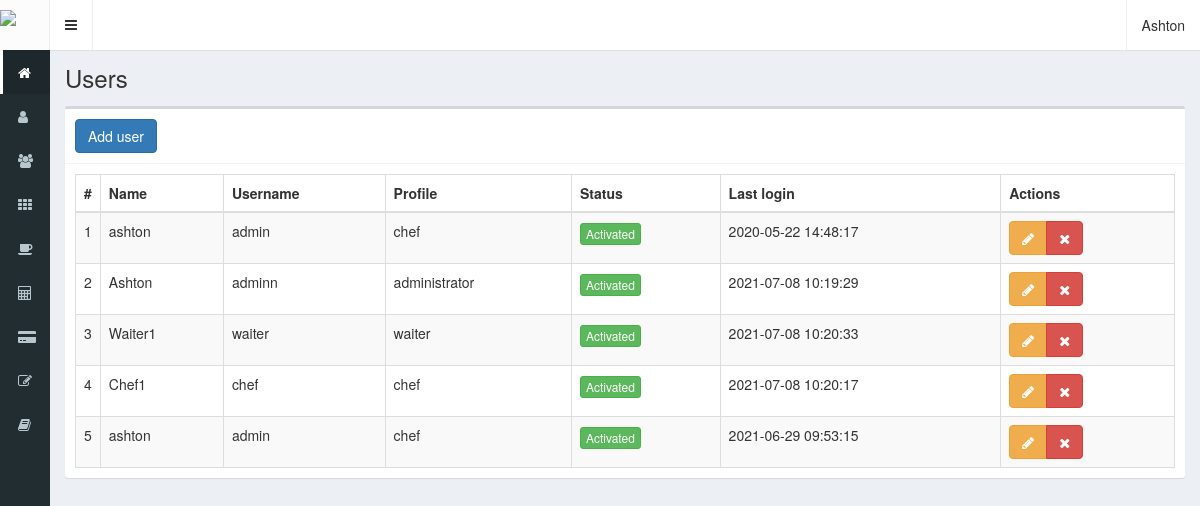
Screenshot of /users (signed in) with the database file from the repository.
### tables this page shows
CREATE TABLE `users` (
  `id` int NOT NULL,
  `name` text NOT NULL,
  `user` text NOT NULL,
  `password` text NOT NULL,
  `profile` text NOT NULL,
  `status` int NOT NULL,
  `lastLogin` datetime NOT NULL,
  `date` timestamp NOT NULL DEFAULT CURRENT_TIMESTAMP ON UPDATE CURRENT_TIMESTAMP
);

### controllers/template.controller.php (called while the page is built)
<?php
class TemplateController {
	public function TemplatesController(){
		include "views/template.php";
	}
}

### index.php (called while the page is built, shortened)
<?php
require_once "controllers/template.controller.php";
require_once "controllers/users.controller.php";
require_once "controllers/opentables.controller.php";
require_once "models/users.model.php";
$template = new TemplateController();
$template -> TemplatesController();

### controllers/users.controller.php (called while the page is built, shortened)
<?php
class UserController{
	public static function ShowUsersController($item, $value){
		$table = "users";
		$answer = UserModel::ShowUsersModel($table, $item, $value);
		return $answer;
	}
}

### models/connection.php (called while the page is built)
<?php
class Connection{
	public static function connect(){
		$link = new PDO("mysql:host=localhost;dbname=restaurantpos", "root", "");
        $link->setAttribute(PDO::ATTR_ERRMODE, PDO::ERRMODE_EXCEPTION);
		$link -> exec("set names utf8");
		return $link;
	}
}

### models/users.model.php (called while the page is built, shortened)
<?php
require_once "connection.php";
class UserModel{
	public static function ShowUsersModel($table, $item, $value){
		if($item != null){
			$stmt = Connection::connect()->prepare("SELECT * FROM $table WHERE $item = :$item");
			$stmt -> bindParam(":".$item, $value, PDO::PARAM_STR);
			$stmt -> execute();
			return $stmt -> fetch();
		}else{
			$stmt = Connection::connect()->prepare("SELECT * FROM $table");
			$stmt -> execute();
			return $stmt -> fetchAll();
		}
	}
}

### views/modules/users.php (the view, shortened to what this page needs)
<div class="content-wrapper">
  <section class="content-header">
    <h1> Users </h1>
  </section>
  <section class="content">
    <div class="box">
      <div class="box-header with-border">
        <button class="btn btn-primary" data-toggle="modal" data-target="#addUser">
          Add user
        </button>
      </div>
      <div class="box-body">
        <table class="table table-bordered table-striped dt-responsive tables" width="100%">
          <thead>
            <tr>
              <th style="width:10px">#</th>
              <th>Name</th>
              <th>Username</th>
              <th>Profile</th>
              <th>Status</th>
              <th>Last login</th>
              <th>Actions</th>
            </tr>
          </thead>
          <tbody>
            <?php
              $item = null;
              $value = null;
              $users = UserController::ShowUsersController($item, $value);
              foreach ($users as $key => $value) {
                echo '
                  <tr>
                    <td>'.($key+1).'</td>
                    <td>'.$value["name"].'</td>
                    <td>'.$value["user"].'</td>';
                    echo '<td>'.$value["profile"].'</td>';
                    if($value["status"] != 0){
                      echo '<td><button class="btn btn-success btnActivate btn-xs" userId="'.$value["id"].'" userStatus="0">Activated</button></td>';
                    }else{
                      echo '<td><button class="btn btn-danger btnActivate btn-xs" userId="'.$value["id"].'" userStatus="1">Deactivated</button></td>';
                    }
                    echo '<td>'.$value["lastLogin"].'</td>
                    <td>
                      <div class="btn-group">
                        <button class="btn btn-warning btnEditUser" idUser="'.$value["id"].'" data-toggle="modal" data-target="#editUser"><i class="fa fa-pencil"></i></button>
                        <button class="btn btn-danger btnDeleteUser" userId="'.$value["id"].'" username="'.$value["user"].'"><i class="fa fa-times"></i></button>
                      </div>
                    </td>
                  </tr>';
              }
            ?>
          </tbody>
        </table>
      </div>
    </div>
  </section>
</div>

### views/template.php (shortened to what this page needs)
<!DOCTYPE html>
  <html>
    <head>
      <link rel="stylesheet" href="views/dist/css/AdminLTE.css">
      <link rel="stylesheet" href="views/dist/css/skins/_all-skins.min.css">
      <link rel="stylesheet" href="views/bower_components/Ionicons/css/ionicons.min.css">
      <link rel="stylesheet" href="views/bower_components/bootstrap/dist/css/bootstrap.min.css">
      <link rel="stylesheet" href="views/bower_components/font-awesome/css/font-awesome.min.css">
      <link rel="stylesheet" href="views/bower_components/datatables.net-bs/css/dataTables.bootstrap.min.css">
      <link rel="stylesheet" href="views/bower_components/datatables.net-bs/css/responsive.bootstrap.min.css">
      <link rel="stylesheet" href="views/bower_components/bootstrap-daterangepicker/daterangepicker.css">
      <link rel="stylesheet" href="views/bower_components/morris.js/morris.css">
    </head>
    <body class="hold-transition skin-black sidebar-collapse sidebar-mini login-page">
      <?php
          if(isset($_SESSION["loggedIn"]) && $_SESSION["loggedIn"] == "ok") {
            echo '<div class="wrapper">';
            include "modules/header.php";
            include "modules/menu.php";
            if(isset($_GET["route"])){
              if ($_GET["route"] == 'dashboard' ||
                  $_GET["route"] == 'users' ||
                  $_GET["route"] == 'categories' ||
                  $_GET["route"] == 'products' ||
                  $_GET["route"] == 'customers' ||
                  $_GET["route"] == 'open-tables' ||
                  $_GET["route"] == 'sales' ||
                  $_GET["route"] == 'resale' ||
                  $_GET["route"] == 'reopen-table' ||
                  $_GET["route"] == 'reports' ||
                  $_GET["route"] == 'till' ||
                  $_GET["route"] == 'logout'){
                include "modules/".$_GET["route"].".php";
            }else{
                include "modules/404.php";
              }
            }else{
              include "modules/dashboard.php";
            }
            echo '</div>';
          }else{
            include "modules/login.php";
          }
        ?>
    </body>
  </html>

### views/modules/header.php (shortened to what this page needs)
<header class="main-header">
	<a href="" class="logo">
		<span class="logo-mini">
			<img  class="img-responsive" src="views/images/logo-small.png" style="padding-top:10px">
		</span>
	</a>
	<nav class="navbar navbar-static-top" role="navigation">
		<a class="sidebar-toggle" data-toggle="push-menu" role="button" href="#">
		</a>
		<div class="navbar-custom-menu">
			<ul class="nav navbar-nav">
				<li class="dropdown user user-menu">
					<a class="dropdown-toggle" data-toggle="dropdown" href="#">
						<span class="hidden-xs"><?php echo $_SESSION["name"]; ?></span>
					</a>
				</li>
			</ul>
		</div>
	</nav>
</header>

### views/modules/menu.php (shortened to what this page needs)
<aside class="main-sidebar">
	<section class="sidebar">
		<ul class="sidebar-menu">
		<?php
		if ($_SESSION["profile"] == "administrator") {
			echo '<li class="active">
				<a href="dashboard">
					<i class="fa fa-home"></i>
					<span>Dashboard</span>
				</a>
			</li>
			<li>
				<a href="users">
					<i class="fa fa-user"></i>
					<span>Users</span>
				</a>
			</li>';
		}
		if($_SESSION["profile"] == "administrator" || $_SESSION["profile"] == "waiter"){
			echo '
			<li>
				<a href="customers">
					<i class="fa fa-users"></i>
					<span>Customers</span>
				</a>
			</li>';
		}
		if($_SESSION["profile"] == "administrator" || $_SESSION["profile"] == "chef"){
			echo '
			<li>
				<a href="categories">
					<i class="fa fa-th"></i>
					<span>Categories</span>
				</a>
			</li>
			<li>
				<a href="products">
                    <i class="fa fa-coffee"></i>
					<span>Products</span>
				</a>
			</li>';
		}
		if($_SESSION["profile"] == "administrator" || $_SESSION["profile"] == "waiter"){
			echo'
			<li>
				<a href="till">
					<i class="fa fa-calculator"></i>
					<span>Till</span>
				</a>
			</li>
			<li>
						<a href="sales">
							<i class="fa fa-credit-card-alt"></i>
							<span>Sales</span>
						</a>
					</li>
					<li>
				<a href="open-tables">
					<i class="fa fa-edit"></i>
					<span>Open Tables</span>
				</a>
			</li>';
		}
		if($_SESSION["profile"] == "administrator"){
			echo '
					<li>
						<a href="reports">
						<i class="fa fa-book"></i>
							<span>Reports</span>
						</a>
					</li>';
		}
		echo '</ul>
			</li>';
			?>
	</section>
</aside>

### rows the page displays
users: name "ashton", user "admin", profile "chef", lastLogin "2020-05-22 14:48:17"
users: name "Ashton", user "adminn", profile "administrator", lastLogin "2021-07-08 10:19:29"
users: name "Waiter1", user "waiter", profile "waiter", lastLogin "2021-07-08 10:20:33"
users: name "Chef1", user "chef", profile "chef", lastLogin "2021-07-08 10:20:17"
users: name "ashton", user "admin", profile "chef", lastLogin "2021-06-29 09:53:15"

### other values shown
$_SESSION["name"] "Ashton"
